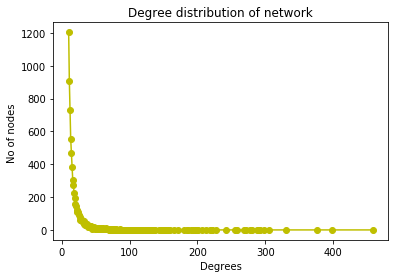

This figure's Python source:
import networkx as nx
import matplotlib.pyplot as plt
def plot_deg_dist(G):
	all_degree=dict(nx.degree(G)).values()
	
	unique_degree=list(set(all_degree))
	
	count_degree=[]
	all_degree=list(all_degree)
	
	for i in unique_degree:
		x=all_degree.count(i)
		count_degree.append(x)
	
	
	
	plt.plot(unique_degree,count_degree,'yo-')
	plt.xlabel('Degrees')
	plt.ylabel('No of nodes ')
	plt.title('Degree distribution of network')
	plt.show()
G=nx.barabasi_albert_graph(7115, 10, seed=None)
for C in (G.subgraph(c).copy() for c in nx.connected_components(G)):
  print(nx.average_shortest_path_length(C))

print(nx.average_clustering(G))

plot_deg_dist(G)
